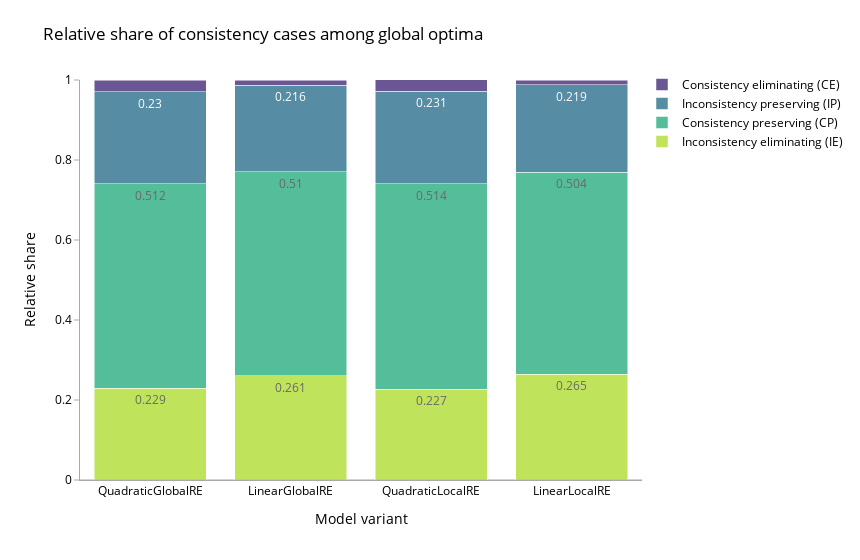
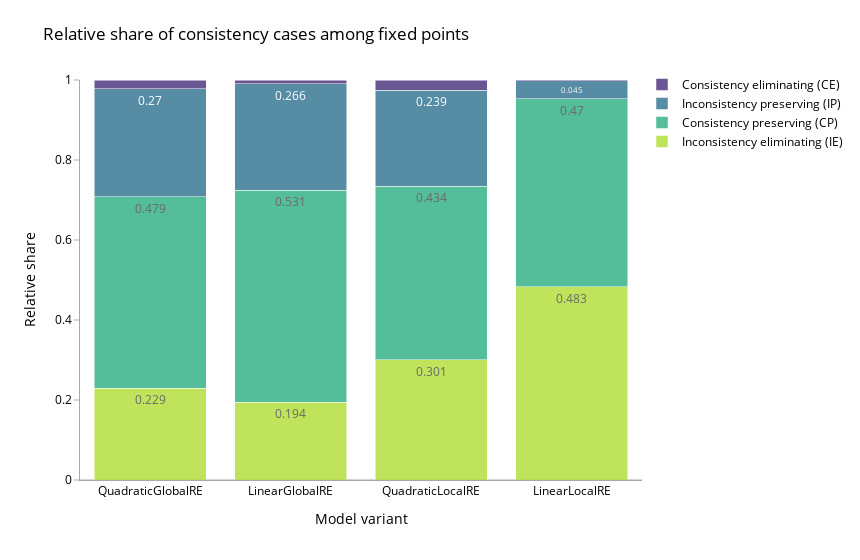

These figures' notebook cell, in order:
### Code cell
barplot(go_overall_results, "go")
barplot(fp_overall_results, "fp")

### Figure 1 — Plotly figure (JSON) as saved in the notebook; plotly's stock layout.template omitted (floating-point values rounded to 4 significant figures)
{"data": [{"alignmentgroup": "True", "hovertemplate": "variable=rel_go_inconsistency_eliminating_case<br>model_name=%{x}<br>value=%{y}<extra></extra>", "legendgroup": "rel_go_inconsistency_eliminating_case", "marker": {"color": "#b0dd31", "pattern": {"shape": ""}}, "name": "Inconsistency eliminating (IE)", "offsetgroup": "rel_go_inconsistency_eliminating_case", "opacity": 0.8, "orientation": "v", "showlegend": true, "textposition": "auto", "texttemplate": "%{y}", "type": "bar", "x": ["QuadraticGlobalRE", "LinearGlobalRE", "QuadraticLocalRE", "LinearLocalRE"], "xaxis": "x", "y": [0.229, 0.261, 0.227, 0.265], "yaxis": "y"}, {"alignmentgroup": "True", "hovertemplate": "variable=rel_go_consistency_preserving_case<br>model_name=%{x}<br>value=%{y}<extra></extra>", "legendgroup": "rel_go_consistency_preserving_case", "marker": {"color": "#29ae80", "pattern": {"shape": ""}}, "name": "Consistency preserving (CP)", "offsetgroup": "rel_go_consistency_preserving_case", "opacity": 0.8, "orientation": "v", "showlegend": true, "textposition": "auto", "texttemplate": "%{y}", "type": "bar", "x": ["QuadraticGlobalRE", "LinearGlobalRE", "QuadraticLocalRE", "LinearLocalRE"], "xaxis": "x", "y": [0.512, 0.51, 0.514, 0.504], "yaxis": "y"}, {"alignmentgroup": "True", "hovertemplate": "variable=rel_go_inconsistency_preserving_case<br>model_name=%{x}<br>value=%{y}<extra></extra>", "legendgroup": "rel_go_inconsistency_preserving_case", "marker": {"color": "#2c718e", "pattern": {"shape": ""}}, "name": "Inconsistency preserving (IP)", "offsetgroup": "rel_go_inconsistency_preserving_case", "opacity": 0.8, "orientation": "v", "showlegend": true, "textposition": "auto", "texttemplate": "%{y}", "type": "bar", "x": ["QuadraticGlobalRE", "LinearGlobalRE", "QuadraticLocalRE", "LinearLocalRE"], "xaxis": "x", "y": [0.23, 0.216, 0.231, 0.219], "yaxis": "y"}, {"alignmentgroup": "True", "hovertemplate": "variable=rel_go_consistency_eliminating_case<br>model_name=%{x}<br>value=%{y}<extra></extra>", "legendgroup": "rel_go_consistency_eliminating_case", "marker": {"color": "#472c7a", "pattern": {"shape": ""}}, "name": "Consistency eliminating (CE)", "offsetgroup": "rel_go_consistency_eliminating_case", "opacity": 0.8, "orientation": "v", "showlegend": true, "textposition": "auto", "texttemplate": "%{y}", "type": "bar", "x": ["QuadraticGlobalRE", "LinearGlobalRE", "QuadraticLocalRE", "LinearLocalRE"], "xaxis": "x", "y": [0.029, 0.012, 0.029, 0.012], "yaxis": "y"}], "layout": {"barmode": "stack", "font": {"color": "black", "size": 12}, "legend": {"orientation": "v", "title": {"text": ""}, "tracegroupgap": 0, "traceorder": "reversed", "x": 1, "xanchor": "left", "y": 1.025}, "margin": {"t": 80}, "title": {"text": "Relative share of consistency cases among global optima"}, "width": 860, "xaxis": {"anchor": "y", "domain": [0, 1], "linecolor": "DarkGrey", "showgrid": false, "showticklabels": true, "title": {"text": "Model variant"}}, "yaxis": {"anchor": "x", "domain": [0, 1], "linecolor": "DarkGrey", "range": [0, 1], "showgrid": false, "tickcolor": "DarkGrey", "ticks": "outside", "title": {"text": "Relative share"}, "zeroline": true, "zerolinecolor": "DarkGrey", "zerolinewidth": 1}}}

### Figure 2 — Plotly figure (JSON) as saved in the notebook; plotly's stock layout.template omitted (floating-point values rounded to 4 significant figures)
{"data": [{"alignmentgroup": "True", "hovertemplate": "variable=rel_fp_inconsistency_eliminating_case<br>model_name=%{x}<br>value=%{y}<extra></extra>", "legendgroup": "rel_fp_inconsistency_eliminating_case", "marker": {"color": "#b0dd31", "pattern": {"shape": ""}}, "name": "Inconsistency eliminating (IE)", "offsetgroup": "rel_fp_inconsistency_eliminating_case", "opacity": 0.8, "orientation": "v", "showlegend": true, "textposition": "auto", "texttemplate": "%{y}", "type": "bar", "x": ["QuadraticGlobalRE", "LinearGlobalRE", "QuadraticLocalRE", "LinearLocalRE"], "xaxis": "x", "y": [0.229, 0.194, 0.301, 0.483], "yaxis": "y"}, {"alignmentgroup": "True", "hovertemplate": "variable=rel_fp_consistency_preserving_case<br>model_name=%{x}<br>value=%{y}<extra></extra>", "legendgroup": "rel_fp_consistency_preserving_case", "marker": {"color": "#29ae80", "pattern": {"shape": ""}}, "name": "Consistency preserving (CP)", "offsetgroup": "rel_fp_consistency_preserving_case", "opacity": 0.8, "orientation": "v", "showlegend": true, "textposition": "auto", "texttemplate": "%{y}", "type": "bar", "x": ["QuadraticGlobalRE", "LinearGlobalRE", "QuadraticLocalRE", "LinearLocalRE"], "xaxis": "x", "y": [0.479, 0.531, 0.434, 0.47], "yaxis": "y"}, {"alignmentgroup": "True", "hovertemplate": "variable=rel_fp_inconsistency_preserving_case<br>model_name=%{x}<br>value=%{y}<extra></extra>", "legendgroup": "rel_fp_inconsistency_preserving_case", "marker": {"color": "#2c718e", "pattern": {"shape": ""}}, "name": "Inconsistency preserving (IP)", "offsetgroup": "rel_fp_inconsistency_preserving_case", "opacity": 0.8, "orientation": "v", "showlegend": true, "textposition": "auto", "texttemplate": "%{y}", "type": "bar", "x": ["QuadraticGlobalRE", "LinearGlobalRE", "QuadraticLocalRE", "LinearLocalRE"], "xaxis": "x", "y": [0.27, 0.266, 0.239, 0.045], "yaxis": "y"}, {"alignmentgroup": "True", "hovertemplate": "variable=rel_fp_consistency_eliminating_case<br>model_name=%{x}<br>value=%{y}<extra></extra>", "legendgroup": "rel_fp_consistency_eliminating_case", "marker": {"color": "#472c7a", "pattern": {"shape": ""}}, "name": "Consistency eliminating (CE)", "offsetgroup": "rel_fp_consistency_eliminating_case", "opacity": 0.8, "orientation": "v", "showlegend": true, "textposition": "auto", "texttemplate": "%{y}", "type": "bar", "x": ["QuadraticGlobalRE", "LinearGlobalRE", "QuadraticLocalRE", "LinearLocalRE"], "xaxis": "x", "y": [0.022, 0.009, 0.026, 0.003], "yaxis": "y"}], "layout": {"barmode": "stack", "font": {"color": "black", "size": 12}, "legend": {"orientation": "v", "title": {"text": ""}, "tracegroupgap": 0, "traceorder": "reversed", "x": 1, "xanchor": "left", "y": 1.025}, "margin": {"t": 80}, "title": {"text": "Relative share of consistency cases among fixed points"}, "width": 860, "xaxis": {"anchor": "y", "domain": [0, 1], "linecolor": "DarkGrey", "showgrid": false, "showticklabels": true, "title": {"text": "Model variant"}}, "yaxis": {"anchor": "x", "domain": [0, 1], "linecolor": "DarkGrey", "range": [0, 1], "showgrid": false, "tickcolor": "DarkGrey", "ticks": "outside", "title": {"text": "Relative share"}, "zeroline": true, "zerolinecolor": "DarkGrey", "zerolinewidth": 1}}}
